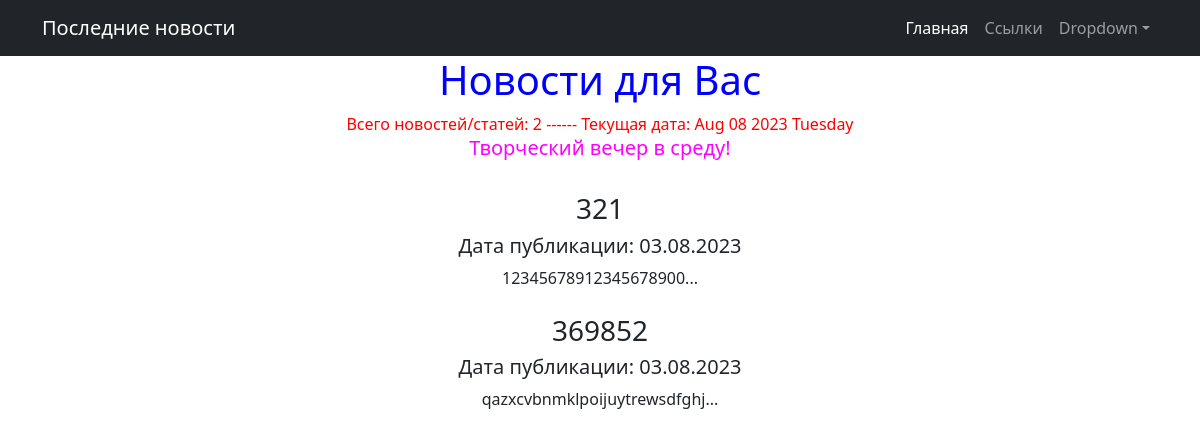
Before: /news/ with the older database file.
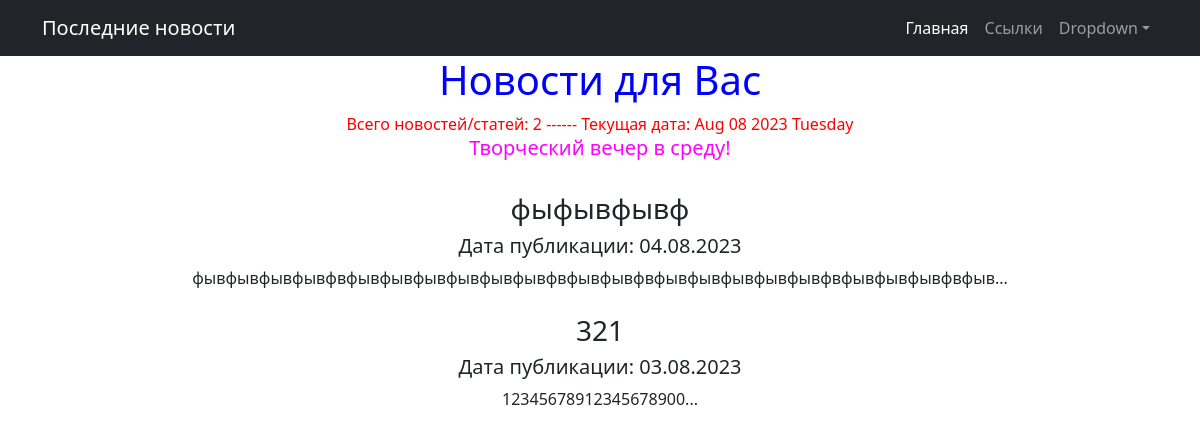
After: the same page with the newer database file.
### newsportalapp/models.py (models this page shows, shortened)
class Post(models.Model):
    post_author = models.ForeignKey(Author, on_delete=models.CASCADE)          # - связь «один ко многим» с моделью Author;
    post_type = models.CharField(max_length=2, choices=POSTTYPE) #, default='N')  # - поле с выбором — «статья» или «новость»;
    post_date = models.DateTimeField(auto_now_add=datetime.now())     # - автоматически добавляемая дата и время создания;
    post_category = models.ManyToManyField(Category, through='PostCategory')   # - связь «многие ко многим» с моделью Category(с дополнительной моделью PostCategory);
    post_title = models.CharField(max_length=124)                              # - заголовок статьи / новости;
    post_text = models.TextField()                                             # - текст статьи / новости;
    post_rating = models.IntegerField()                # - рейтинг статьи / новости.
    def preview(self):
        return str(self.post_text)[0:125] + '...'

### newsportalapp/views.py (the view)
# urls.py: path('', PostList.as_view(), name='post_list'),
class PostList(ListView):
    model = Post
    ordering = '-post_date'
    template_name = 'news.html'
    context_object_name = 'news'
    paginate_by = 2  # вот так мы можем указать количество записей на странице
    def get_queryset(self):
        queryset = super().get_queryset()
        self.filterset = PostFilter(self.request.GET, queryset)
        return self.filterset.qs
    def get_context_data(self, **kwargs):
        context = super().get_context_data(**kwargs)
        context['filterset'] = self.filterset
        context['time_now'] = datetime.utcnow()
        context['next_action'] = "Творческий вечер в среду!"
        return context

### newsportalapp/templatetags/custom_filters.py (called while the page is built)
@register.filter()
def censor(value):
    if type(value) != str:
        raise ValueError("Применять данный фильтр следует к строке!")
    try:
        value_list = value.split()
        value_list_c = value_list.copy()
        for i in range(len(FAILED_WORDS)):  # перебираем список запрещенных слов
            j = 0
            for value_list_word in value_list_c:            # перебираем слова из проверяемого текста
                if value_list_word == FAILED_WORDS[i]:     # если находим совпадение
                    value_list_word_new = value_list_word[:1:1] + '*'*(len(value_list_word)-1)
                    value_list.insert(j, value_list_word_new)
                    value_list.pop(j+1)
                j += 1
    except ValueError as error:
        print(error)
    else:
        value_new = ' '.join(value_list)
        return f'{value_new}'

### newsportalapp/templatetags/custom_tags.py (called while the page is built)
@register.simple_tag()
def current_time(format_string='%b %d %Y %A'):
   return datetime.utcnow().strftime(format_string)

### templates/news.html (shortened to what this page needs)
{% extends 'flatpages/default.html' %}
{% load custom_filters %}
{% load custom_tags %}
{% block content %}
   <h1><span style = "color: blue"> Новости для Вас </span></h1>
   <span style = "color: red"> Всего новостей/статей: {{ news|length }} ------ Текущая дата: {% current_time '%b %d %Y %A' %}</span>
   <h5><span style = "color: magenta"> {{ next_action|default_if_none:"Чуть позже сообщим о новой акции!" }} </span></h5>
   <br>
   {% if news %}
      {% for serv in object_list %}
          <tr><td><h3>{{ serv.post_title|censor }}</h3></td></tr>
          <tr><td><h5>Дата публикации: {{ serv.post_date|date:"d.m.Y" }}</h5></td></tr>
          <tr><td>{{ serv.preview|censor|truncatewords:20 }}</td></tr>
          <br><br>
      {% endfor %}
   {% else %}
      <h2>Новостей нет!</h2>
   {% endif %}
{% endblock content %}

Changed rows visible on the page:
no longer on this page (row unchanged): Post: post_title|censor "369852", post_date "03.08.2023", preview|censor "qazxcvbnmklpoijuytrewsdfghj..."
added Post: post_title|censor "фыфывфывф", post_date "04.08.2023", preview|censor "фывфывфывфывфвфывфывфывфывфывфывфвфывфывфвфывфывфывфывфывфвфывфывфывфвфыв..."
